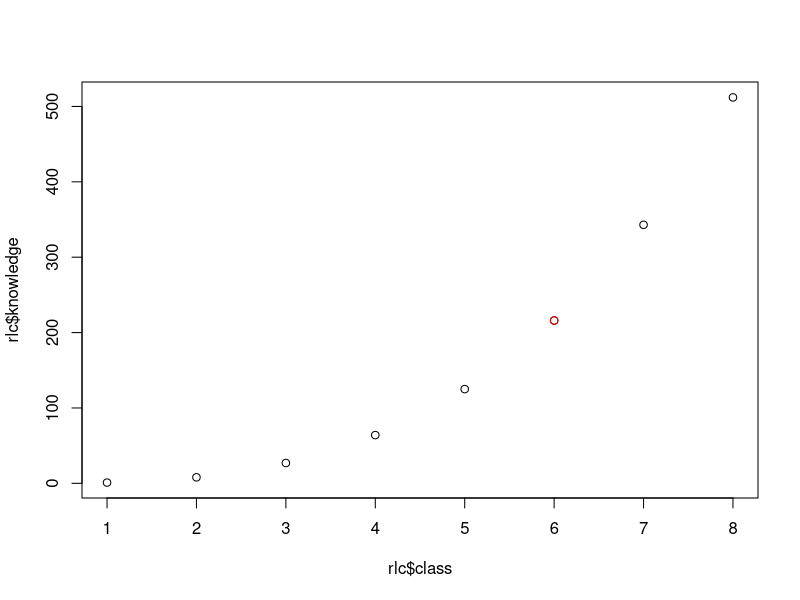

Generate this figure with R: (Note: this script raises an error after producing the figure.)
#####################################################################
############################ GGPLOT2 ################################
#####################################################################



#####################################################################
# PART 0. LEARNING CURVE
#####################################################################

# R learning curve
library(dplyr)
rlc <- tibble(class = 1:8,
             knowledge = (1:8)^3)
class <- 6
plot(rlc$class, rlc$knowledge)
points(rlc$class[class], rlc$knowledge[class], col = "red")



#####################################################################
# PART 1. SUMMARY
#####################################################################

# The dplyr package is THE R PACKAGE
# So let's load it
library(dplyr)
library(stringr)
library(ggplot2)
library(forcats)


# Let's load the datasets

accidents #UO: Accident
contractes_menors #UO: contracte
festivals #UO: festival
municipi #UO: municipi
lloguer_any #UO: ??
rendacs #UO: ??
cens_gc #UO: individu


#### ExErSiSe!!!!


#####################################################################
# PART 1. GGPLOT
#####################################################################


## 1.1. 


## 1.2. 

facet
coord_flip
theme
labs


#####################################################################
# PART 2. TYPES OF GEOMETRIES
#####################################################################

## 2.1. ONE NUMERIC VARIABLE

### 2.1.1. HISTOGRAM




### 2.1.2. DENSITY DIAGRAM








## 2.2. ONE CATEGORIC VARIABLE


### 2.2.1. COLUMN DIAGRAM

#Geom_bar
municipi |> 
  ggplot(aes(x = comarca)) +
  geom_bar()

accidents |> 
  ggplot(aes(x = nom_districte)) +
  geom_bar()




## 2.3. NUMERICAL AND CATEGORICAL

### 2.3.1. GEOM_COL

municipi |> 
  ggplot(aes(x = comarca, y = poblacio)) +
  geom_col()

contractes_menors |> 
  ggplot(aes(x = tipus_ens, y = import_adjudicat)) +
  geom_col()

## 2.3.2. GEOM_BOXPLOT
elecc19 |>
  filter(nombre_de_comunidad == "Andalucía") |> 
  mutate(cs_per = cs / poblacion * 100) |> 
  ggplot(aes(x = nombre_de_provincia, y = cs_per)) +
  geom_boxplot()

## 2.3.3. GEOM VIOLIN (EXTRA - no exam)
elecc19 |>
  filter(nombre_de_comunidad == "Andalucía") |> 
  mutate(cs_per = cs / poblacion * 100) |> 
  ggplot(aes(x = nombre_de_provincia, y = cs_per)) +
  geom_violin()

## 2.3.4. GEOM_POINT (EXTRA - no exam)
lloguer_any |> 
  group_by(nom_districte) |>
  summarize(preu_m2 = round(mean(preu_m2, na.rm = T), 1)) |> 
  ggplot(aes(x = fct_reorder(nom_districte, preu_m2), y = preu_m2)) +
  geom_point(size = 10, col = "darkblue") +
  geom_text(aes(label = preu_m2), col = "white") +
  coord_flip() +
  theme_minimal() +
  labs(x = NULL, y = NULL)


## 2.4. NUMERICAL ACROSS TIME

### 2.4.1. GEOM LINE
lloguer_any |> 
  group_by(any) |> 
  summarize(preu = mean(preu, na.rm = T)) |> 
  ggplot(aes(x = any, y = preu)) +
  geom_line() +
  theme_minimal()

lloguer_any |> 
  group_by(any, nom_districte) |> 
  summarize(preu = mean(preu, na.rm = T)) |> 
  ggplot(aes(x = any, y = preu, col = nom_districte)) +
  geom_line() +
  theme_minimal()









